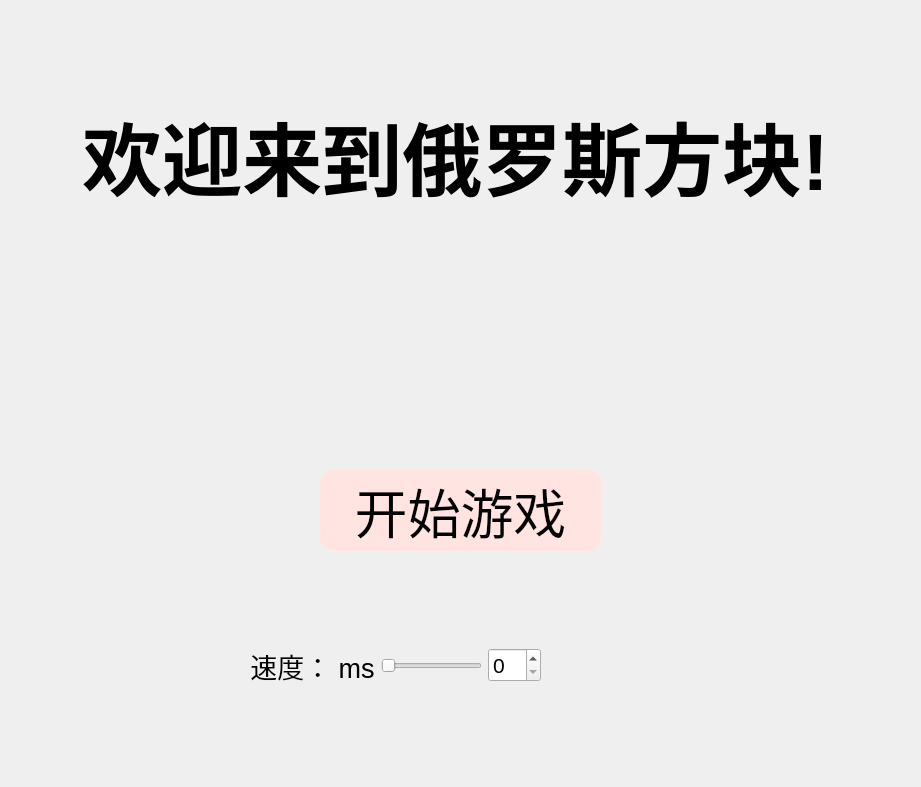
<?xml version="1.0" encoding="UTF-8"?>
<ui version="4.0">
 <class>Welcome</class>
 <widget class="QWidget" name="Welcome">
  <property name="geometry">
   <rect>
    <x>0</x>
    <y>0</y>
    <width>921</width>
    <height>787</height>
   </rect>
  </property>
  <property name="cursor">
   <cursorShape>ArrowCursor</cursorShape>
  </property>
  <property name="windowTitle">
   <string>Form</string>
  </property>
  <property name="styleSheet">
   <string notr="true"/>
  </property>
  <widget class="QPushButton" name="start_button">
   <property name="geometry">
    <rect>
     <x>320</x>
     <y>470</y>
     <width>281</width>
     <height>81</height>
    </rect>
   </property>
   <property name="cursor">
    <cursorShape>PointingHandCursor</cursorShape>
   </property>
   <property name="styleSheet">
    <string notr="true">QPushButton
{
    width: 200px;
    height: 70px;
    /*字体为微软雅黑*/
    font-family:Microsoft Yahei;
    /*字体大小为20点*/
    font-size:40pt;
    /*字体颜色为白色*/    
    color:black;
    /*背景颜色*/  
    background-color:mistyrose;
    /*边框圆角半径为8像素*/ 
    border-radius:14px;
}

/*按钮停留态*/
QPushButton:hover
{
    /*背景颜色*/  
    background-color:LightPink;
}

/*按钮按下态*/
 QPushButton:pressed 
{
    /*背景颜色*/  
    background-color:rgb(14 , 135 , 228);
    /*左内边距为3像素，让按下时字向右移动3像素*/  
    padding-left:3px;
    /*上内边距为3像素，让按下时字向下移动3像素*/  
    padding-top:3px;
}</string>
   </property>
   <property name="inputMethodHints">
    <set>Qt::ImhNone</set>
   </property>
   <property name="text">
    <string>开始游戏</string>
   </property>
   <property name="iconSize">
    <size>
     <width>32</width>
     <height>16</height>
    </size>
   </property>
   <property name="shortcut">
    <string/>
   </property>
   <property name="autoDefault">
    <bool>false</bool>
   </property>
  </widget>
  <widget class="QLabel" name="label">
   <property name="geometry">
    <rect>
     <x>60</x>
     <y>90</y>
     <width>791</width>
     <height>131</height>
    </rect>
   </property>
   <property name="font">
    <font>
     <pointsize>60</pointsize>
     <weight>75</weight>
     <bold>true</bold>
    </font>
   </property>
   <property name="mouseTracking">
    <bool>true</bool>
   </property>
   <property name="focusPolicy">
    <enum>Qt::NoFocus</enum>
   </property>
   <property name="frameShape">
    <enum>QFrame::NoFrame</enum>
   </property>
   <property name="lineWidth">
    <number>1</number>
   </property>
   <property name="text">
    <string>欢迎来到俄罗斯方块!</string>
   </property>
   <property name="textFormat">
    <enum>Qt::AutoText</enum>
   </property>
   <property name="alignment">
    <set>Qt::AlignCenter</set>
   </property>
   <property name="textInteractionFlags">
    <set>Qt::LinksAccessibleByMouse</set>
   </property>
  </widget>
  <widget class="QWidget" name="widget" native="true">
   <property name="geometry">
    <rect>
     <x>250</x>
     <y>610</y>
     <width>291</width>
     <height>111</height>
    </rect>
   </property>
   <layout class="QHBoxLayout" name="horizontalLayout">
    <item>
     <widget class="QLabel" name="label_2">
      <property name="font">
       <font>
        <pointsize>20</pointsize>
       </font>
      </property>
      <property name="text">
       <string>速度： ms</string>
      </property>
      <property name="alignment">
       <set>Qt::AlignCenter</set>
      </property>
     </widget>
    </item>
    <item>
     <widget class="QSlider" name="horizontalSlider">
      <property name="font">
       <font>
        <pointsize>16</pointsize>
       </font>
      </property>
      <property name="minimum">
       <number>100</number>
      </property>
      <property name="maximum">
       <number>1000</number>
      </property>
      <property name="singleStep">
       <number>50</number>
      </property>
      <property name="orientation">
       <enum>Qt::Horizontal</enum>
      </property>
     </widget>
    </item>
    <item>
     <widget class="QSpinBox" name="spinBox">
      <property name="font">
       <font>
        <pointsize>16</pointsize>
       </font>
      </property>
      <property name="singleStep">
       <number>50</number>
      </property>
     </widget>
    </item>
   </layout>
  </widget>
 </widget>
 <resources>
  <include location="images.qrc"/>
 </resources>
 <connections/>
</ui>
